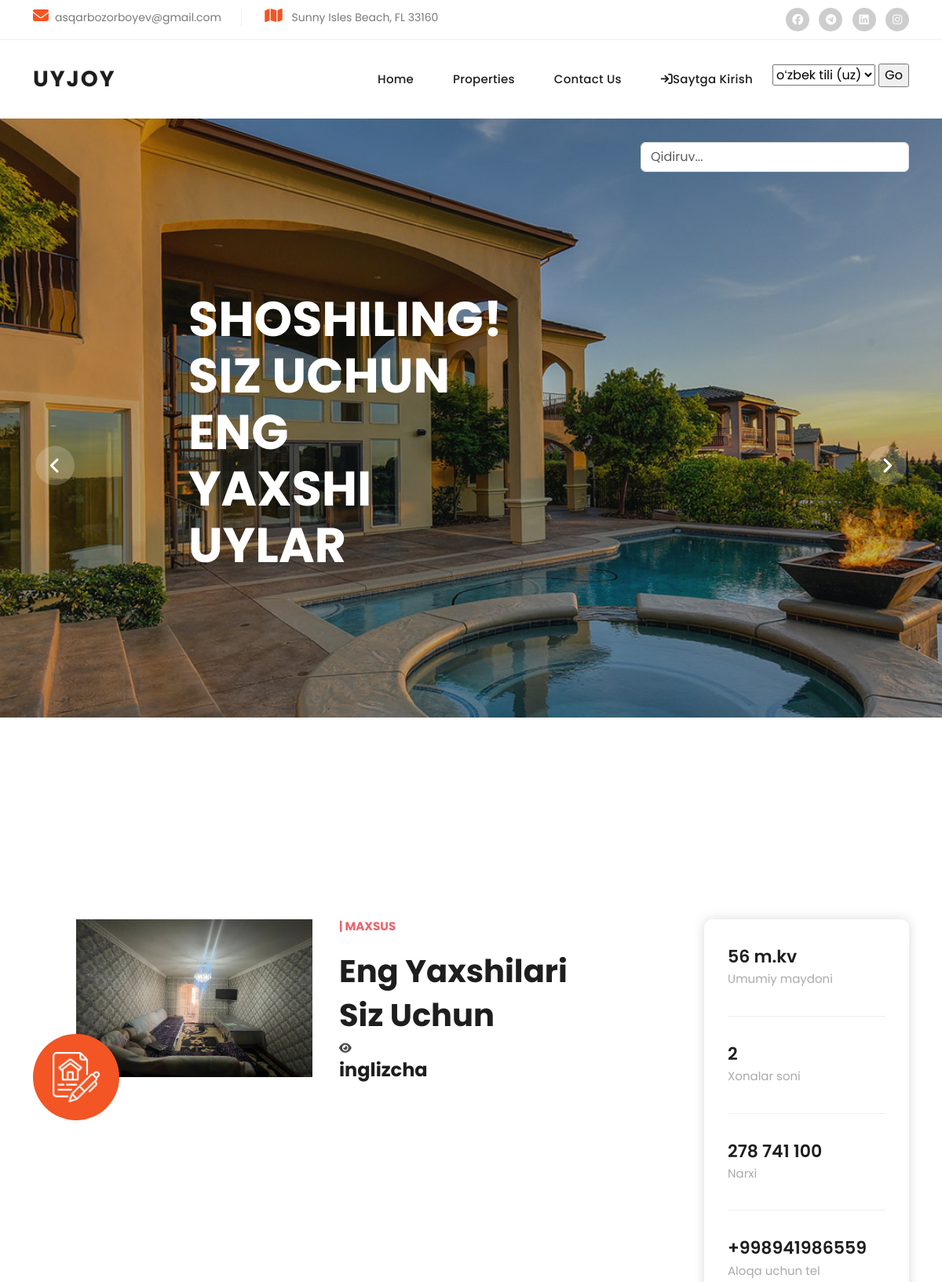
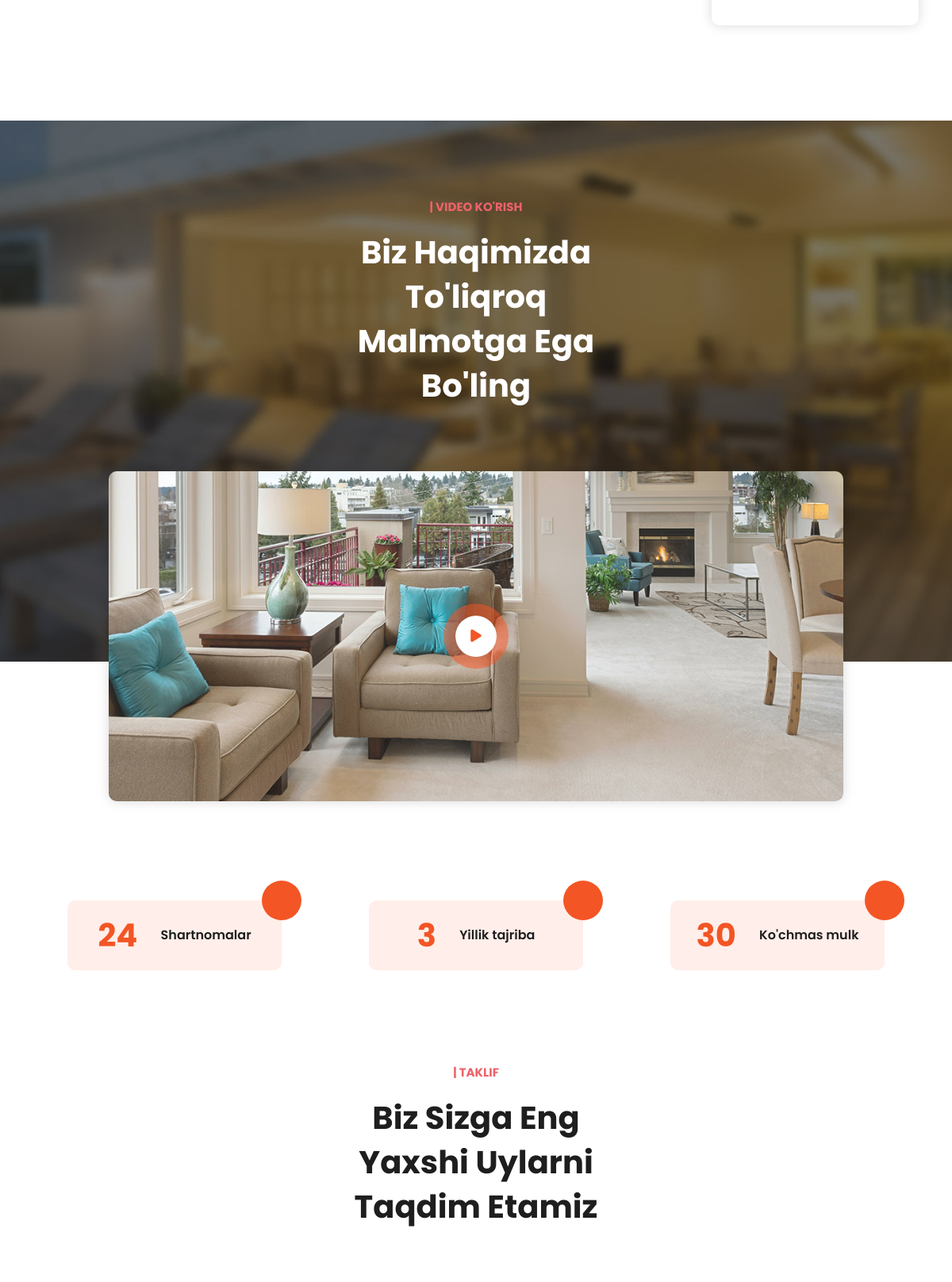
The page / (upper part) on the database its author committed (2 pictures, top to bottom).
### homes_app/models.py (models this page shows, shortened)
class Homes(models.Model):
    class Status(models.TextChoices):
        Draft = 'DF', 'Draft'
        Published = 'PB', 'Published'
    class Tariff(models.TextChoices):
        maxsus = 'maxsus'
        orta = "o'rta"
        oddiy = 'oddiy'
    title = models.CharField(max_length=200)
    maydoni = models.CharField(max_length=200)
    xona_soni = models.IntegerField()
    tamiri = models.CharField(max_length=200)
    image = models.ImageField(upload_to='homes/images')
    tafsilotlari = models.CharField(max_length=300)
    category = models.ForeignKey(Category, on_delete=models.CASCADE)
    publish_time = models.DateTimeField(default=timezone.now)
    created_time = models.DateTimeField(auto_now_add=True)
    status = models.CharField(max_length=2, choices=Status.choices, default=Status.Draft)
    narxi = models.CharField(max_length=50, blank=True)
    manzil = models.CharField(max_length=150, blank=True)
    tarifi = models.CharField(choices=Tariff.choices, default=Tariff.oddiy, null=True, blank=True, max_length=6)
    tel = models.CharField(max_length=9, blank=True)
    class Meta:
        ordering = ['-publish_time']

### homes_app/views.py (the view)
# urls.py: path('', homePageView, name='home_page'),
def homePageView(request):
    homes = Homes.objects.all().filter(status=Homes.Status.Published)
    maxsus = Homes.objects.all().filter(status=Homes.Status.Published).filter(tarifi=Homes.Tariff.maxsus)[:1]
    orta = Homes.objects.all().filter(status=Homes.Status.Published).filter(tarifi=Homes.Tariff.orta)[:6]
    catigory = Category.objects.all()
    context = {
        'homes': homes,
        'catigory': catigory,
        'maxsus': maxsus,
        'orta': orta,
    }
    return render(request, 'home_page.html', context)

### homes_app/models.py (called while the page is built)
    def __str__(self):
        return self.name

### templates/home_page.html (shortened to what this page needs)
{% extends 'base.html' %}
{% load static %}
{% load hitcount_tags %}
{% load i18n %}
{% block content %}
  <div class="main-banner">
    <div class="owl-carousel owl-banner">
      <div class="item item-1">
        <div class="header-text">
          <h2>{% blocktrans %}Shoshiling!{% endblocktrans %}<br>{% blocktrans %}Siz uchun eng yaxshi uylar{% endblocktrans %}</h2>
        </div>
      </div>
    </div>
  </div>
    {% for maxsus in maxsus %}
  <div class="featured section">
    <div class="container">
      <div class="row">
        <div class="col-lg-4">
          <div class="left-image">
            <img src="{{ maxsus.image.url }}" alt="">
            <a href="{% url 'homes_detail' maxsus.pk %}"><img src="{% static 'images/featured-icon.png' %}" alt="" style="max-width: 60px; padding: 0px;"></a>
          </div>
        </div>
        <div class="col-lg-5">
          <div class="section-heading">
            <h6>|{% blocktrans %} Maxsus{% endblocktrans %}</h6>
            <h2>{% blocktrans %}Eng yaxshilari siz uchun{% endblocktrans %}</h2>
               <p><i class="fa fa-eye" aria-hidden="true"> </i> {% get_hit_count for maxsus %}</p>
              <h4>{{ maxsus.manzil }}</h4>
          </div>
        </div>
        <div class="col-lg-3" >
          <a href="{% url 'homes_detail' maxsus.pk %}">
          <div class="info-table">
            <ul>
              <li>
                <h4>{{ maxsus.maydoni }}<br><span>{% blocktrans %}Umumiy maydoni{% endblocktrans %}</span></h4>
              </li>
              <li>
                <h4>{{ maxsus.xona_soni }}<br><span>{% blocktrans %}Xonalar soni{% endblocktrans %}</span></h4>
              </li>
              <li>
                <h4>{{ maxsus.narxi }}<br><span>{% blocktrans %}Narxi{% endblocktrans %}</span></h4>
              </li>
              <li>
                <h4>+998{{ maxsus.tel }}<br><span>{% blocktrans %}Aloqa uchun tel{% endblocktrans %}</span></h4>
              </li>
            </ul>
          </div>
               </a>
        </div>
      </div>
    </div>
  </div>
    {% endfor %}
  <div class="video section">
    <div class="container">
      <div class="row">
        <div class="col-lg-4 offset-lg-4">
          <div class="section-heading text-center">
            <h6>| {% blocktrans %}Video ko'rish{% endblocktrans %}</h6>
            <h2>{% blocktrans %}Biz haqimizda to'liqroq malmotga ega bo'ling{% endblocktrans %} </h2>
          </div>
        </div>
      </div>
    </div>
  </div>
  <div class="video-content">
    <div class="container">
      <div class="row">
        <div class="col-lg-10 offset-lg-1">
          <div class="video-frame">
            <a href="https://youtube.com" target="_blank"><i class="fa fa-play"></i></a>
          </div>
        </div>
      </div>
    </div>
  </div>
  <div class="fun-facts">
    <div class="container">
      <div class="row">
        <div class="col-lg-12">
          <div class="wrapper">
            <div class="row">
              <div class="col-lg-4">
                <div class="counter">
                  <h2 class="timer count-title count-number" data-to="24" data-speed="1000"></h2>
                   <p class="count-text ">{% blocktrans %}Shartnomalar{% endblocktrans %}</p>
                </div>
              </div>
              <div class="col-lg-4">
                <div class="counter">
                  <h2 class="timer count-title count-number" data-to="3" data-speed="1000"></h2>
                  <p class="count-text ">{% blocktrans %}Yillik tajriba{% endblocktrans %}</p>
                </div>
              </div>
              <div class="col-lg-4">
                <div class="counter">
                  <h2 class="timer count-title count-number" data-to="30" data-speed="1000"></h2>
                  <p class="count-text ">{% blocktrans %}Ko'chmas mulk{% endblocktrans %}</p>
                </div>
              </div>
            </div>
          </div>
        </div>
      </div>
    </div>
  </div>
  <div class="properties section">
    <div class="container">
      <div class="row">
        <div class="col-lg-4 offset-lg-4">
          <div class="section-heading text-center">
            <h6>| {% blocktrans %}Taklif{% endblocktrans %}</h6>
            <h2>{% blocktrans %}Biz sizga eng yaxshi uylarni taqdim etamiz{% endblocktrans %}</h2>
          </div>
        </div>
      </div>
    </div>
  </div>
 {% endblock content %}

### static/css/templatemo-villa-agency.css (style rules this page uses)
html, body, div, span, applet, object, iframe, h1, h2, h3, h4, h5, h6, p, blockquote, div pre, a, abbr, acronym, address, big, cite, code, del, dfn, em, font, img, ins, kbd, q, s, samp, small, strike, strong, sub, sup, tt, var, b, u, i, center, dl, dt, dd, ol, ul, li, figure, header, nav, section, article, aside, footer, figcaption { margin: 0; padding: 0; border: 0; outline: 0; }
ul, li { padding: 0; margin: 0; list-style: none; }
* { box-sizing: border-box; }
html, body { font-family: 'Poppins', sans-serif; -ms-text-size-adjust: 100%; -webkit-font-smoothing: antialiased; -moz-osx-font-smoothing: grayscale; }
a { text-decoration: none !important; }
h1, h2, h3, h4, h5, h6 { color: #1e1e1e; margin-top: 0px; margin-bottom: 0px; font-weight: 700; }
ul { margin-bottom: 0px; }
p { font-size: 14px; line-height: 28px; color: #4a4a4a; }
img { width: 100%; overflow: hidden; }
html, body { font-family: 'Poppins', sans-serif; }
.section { margin-top: 120px; }
.section-heading { margin-bottom: 70px; }
.section-heading h2 { font-size: 40px; font-weight: 700; text-transform: capitalize; margin-top: 20px; line-height: 56px; }
.section-heading h6 { color: #ee626b; font-size: 15px; text-transform: uppercase; font-weight: 700; }
.main-banner .item { background-position: center center; background-repeat: no-repeat; background-size: cover; padding: 220px 20% 320px 20%; margin-top: 0px; }
.main-banner .item-1 { background-image: url(../images/banner-01.jpg); }
.main-banner .item h2 { font-size: 62px; font-weight: 700; text-transform: uppercase; color: #fff; line-height: 72px; width: 50%; margin-bottom: 0px; }
.featured .left-image { position: relative; }
.featured .left-image img { padding-left: 55px; }
.featured .left-image a { display: inline-block; width: 110px; height: 110px; line-height: 110px; background-color: #f35525; border-radius: 50%; text-align: center; position: absolute; left: 0; bottom: -55px; }
.featured .section-heading { margin-left: 10px; margin-right: 10px; margin-bottom: 60px; }
.featured .section-heading h2 { width: 70%; }
.featured .info-table { border-radius: 10px; box-shadow: 0px 0px 15px rgba(0, 0, 0, 0.15); padding: 35px 30px; }
.featured .info-table ul li { display: block; margin-bottom: 35px; padding-bottom: 35px; border-bottom: 1px solid #eee; }
.featured .info-table ul li:last-child { border-bottom: none; padding-bottom: 0; margin-bottom: 0; }
.featured .info-table ul li h4 { font-size: 22px; font-weight: 600; }
.featured .info-table ul li h4 span { font-size: 15px; color: #aaa; font-weight: 400; }
.video { background-image: url(../images/video-bg.jpg); background-repeat: no-repeat; background-size: cover; background-position: center center; padding: 100px 0px 250px 0px; position: relative; }
.video-content { margin-top: -240px; }
.video .section-heading h2 { color: #fff; }
.video-content .video-frame { position: relative; box-shadow: 0px 0px 15px rgba(0, 0, 0, 0.15); border-radius: 10px; }
.video-content .video-frame a { position: absolute; left: 50%; top: 50%; transform: translate(-26px, -26px); width: 52px; height: 52px; background-color: #fff; border-radius: 50%; display: inline-block; text-align: center; line-height: 52px; color: #f35525; outline: 15px solid rgba(254, 85, 37, 0.5); font-size: 18px; }
.fun-facts { text-align: center; margin-top: 125px; }
.fun-facts .counter { background-color: #ffeee9; position: relative; border-radius: 10px; width: 270px; padding: 20px 0px; display: inline-block; }
.fun-facts .counter h2, .fun-facts .counter p { display: inline-flex; vertical-align: middle; }
.fun-facts .counter p { text-align: left; font-size: 16px; color: #1e1e1e; font-weight: 600; line-height: 28px; }
.fun-facts .counter h2 { margin-right: 25px; font-size: 40px; color: #f35525; }
.fun-facts .counter:after { position: absolute; width: 50px; height: 50px; background-color: #f35525; border-radius: 50%; content: ''; right: -25px; top: -25px; }
body { overflow-x: hidden; }

### rows shown on the page
Homes: image (picture), manzil "inglizcha", maydoni "56 m.kv", xona_soni "2", narxi "278 741 100", tel "941986559"

### other values the page prints
form field language "oʻzbek tili (uz)"
